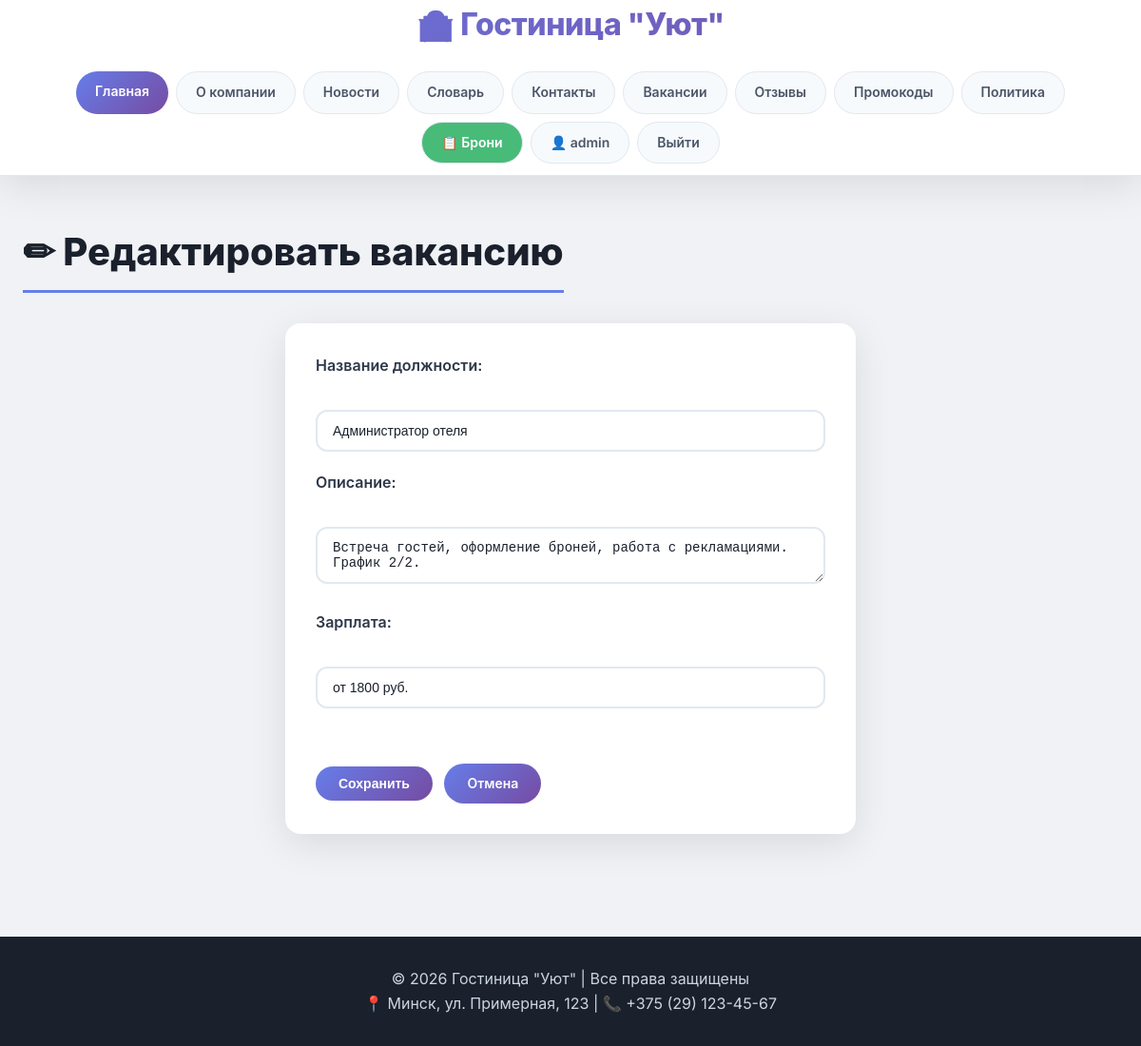
/vacancies/update/1/ (signed in), run on the app's committed database.
### hotel/models.py (models this page shows, shortened)
class Vacancy(models.Model):
    title = models.CharField(max_length=100)
    description = models.TextField()
    salary = models.CharField(max_length=100)
    created_at = models.DateTimeField(auto_now_add=True)
    class Meta:
        verbose_name = 'Вакансия'
        verbose_name_plural = 'Вакансии'

### hotel/views.py (the view, shortened to what this page needs)
# urls.py: path('vacancies/update/<int:vacancy_id>/', views.vacancy_update, name='vacancy_update'),
@login_required
@user_passes_test(is_admin_only)
def vacancy_update(request, vacancy_id):
    vacancy = get_object_or_404(Vacancy, id=vacancy_id)
    return render(request, 'hotel/vacancy_form.html', {'vacancy': vacancy})

### hotel/views.py (called while the page is built)
def is_admin_only(user):
    return user.is_superuser

### hotel/templates/hotel/vacancy_form.html (shortened to what this page needs)
{% extends 'hotel/base.html' %}
{% block content %}
<h2>{% if vacancy %}✏ Редактировать вакансию{% else %}➕ Добавить вакансию{% endif %}</h2>
<form method="post">
    <div>
        <label>Название должности:</label><br>
        <input type="text" name="title" value="{{ vacancy.title|default:'' }}" required>
    </div>
    <div>
        <label>Описание:</label><br>
        <textarea name="description" required>{{ vacancy.description|default:'' }}</textarea>
    </div>
    <div>
        <label>Зарплата:</label><br>
        <input type="text" name="salary" value="{{ vacancy.salary|default:'' }}" required>
    </div>
    <br>
    <button type="submit" class="btn">Сохранить</button>
    <a href="/vacancies/" class="btn">Отмена</a>
</form>
{% endblock %}

### hotel/templates/hotel/base.html (shortened to what this page needs)
{% load static %}
<!DOCTYPE html>
<html lang="ru">
<head>
    <link rel="stylesheet" href="{% static 'hotel/css/style.css' %}?v=4">
</head>
<body>
    <header>
        <div class="container">
            <h1>🏨 Гостиница "Уют"</h1>
            <nav>
                <a href="/" {% if request.path == '/' %}style="background: linear-gradient(135deg, #667eea 0%, #764ba2 100%); color: white;"{% endif %}>Главная</a>
                <a href="/about/" {% if request.path == '/about/' %}style="background: linear-gradient(135deg, #667eea 0%, #764ba2 100%); color: white;"{% endif %}>О компании</a>
                <a href="/news/" {% if '/news/' in request.path and not request.path == '/' %}style="background: linear-gradient(135deg, #667eea 0%, #764ba2 100%); color: white;"{% endif %}>Новости</a>
                <a href="/glossary/" {% if request.path == '/glossary/' %}style="background: linear-gradient(135deg, #667eea 0%, #764ba2 100%); color: white;"{% endif %}>Словарь</a>
                <a href="/contacts/" {% if request.path == '/contacts/' %}style="background: linear-gradient(135deg, #667eea 0%, #764ba2 100%); color: white;"{% endif %}>Контакты</a>
                <a href="/vacancies/" {% if request.path == '/vacancies/' %}style="background: linear-gradient(135deg, #667eea 0%, #764ba2 100%); color: white;"{% endif %}>Вакансии</a>
                <a href="/reviews/" {% if request.path == '/reviews/' %}style="background: linear-gradient(135deg, #667eea 0%, #764ba2 100%); color: white;"{% endif %}>Отзывы</a>
                <a href="/promocodes/" {% if request.path == '/promocodes/' %}style="background: linear-gradient(135deg, #667eea 0%, #764ba2 100%); color: white;"{% endif %}>Промокоды</a>
                <a href="/privacy/" {% if request.path == '/privacy/' %}style="background: linear-gradient(135deg, #667eea 0%, #764ba2 100%); color: white;"{% endif %}>Политика</a>
                {% if user.is_authenticated %}
                    <a href="/all-bookings/" {% if '/all-bookings/' in request.path %}style="background: #48bb78; color: white;"{% else %}style="background:#48bb78; color:white;"{% endif %}>📋 Брони</a>
                    <a href="/profile/" {% if request.path == '/profile/' %}style="background: linear-gradient(135deg, #667eea 0%, #764ba2 100%); color: white;"{% endif %}>👤 {{ user.username }}</a>
                    <a href="/logout/">Выйти</a>
                {% endif %}
            </nav>
        </div>
    </header>
    <main>
        <div class="container">
            {% block content %}{% endblock %}
        </div>
    </main>
    <footer>
        <div class="container">
            <p>© 2026 Гостиница "Уют" | Все права защищены</p>
            <p>📍 Минск, ул. Примерная, 123 | 📞 +375 (29) 123-45-67</p>
        </div>
    </footer>
</body>
</html>

### hotel/static/hotel/css/style.css (style rules this page uses)
:root { --primary: #667eea; --primary-dark: #5a67d8; --secondary: #f56565; --dark: #2d3748; --light: #f7fafc; --gray: #718096; --success: #48bb78; --warning: #ed8936; --gradient: linear-gradient(135deg, #667eea 0%, #764ba2 100%); --shadow: 0 10px 40px rgba(0,0,0,0.1); --shadow-hover: 0 20px 60px rgba(0,0,0,0.15); --border-radius: 16px; --transition: all 0.3s ease; }
* { margin: 0; padding: 0; box-sizing: border-box; }
body { font-family: 'Inter', -apple-system, BlinkMacSystemFont, 'Segoe UI', Roboto, sans-serif; background: #f0f2f5; color: #1a202c; line-height: 1.6; min-height: 100vh; }
.container { max-width: 1280px; margin: 0 auto; padding: 0 24px; position: relative; z-index: 1; }
header { background: white; box-shadow: var(--shadow); position: sticky; top: 0; z-index: 1000; border-bottom: 1px solid #e2e8f0; }
header h1 { font-size: 2rem; font-weight: 800; background: var(--gradient); -webkit-background-clip: text; -webkit-text-fill-color: transparent; background-clip: text; margin-bottom: 12px; letter-spacing: -0.5px; text-align: center; }
nav { display: flex; flex-wrap: wrap; justify-content: center; gap: 8px; padding: 12px 0; }
nav a { color: #4a5568; text-decoration: none; padding: 10px 20px; font-weight: 600; border-radius: 40px; transition: var(--transition); font-size: 14px; white-space: nowrap; background: #f7fafc; border: 1px solid #e2e8f0; }
nav a:first-child { background: var(--gradient); color: white; border: none; }
.btn { display: inline-block; background: var(--gradient); color: white !important; padding: 10px 24px; text-decoration: none; border-radius: 40px; margin-top: 12px; margin-right: 8px; transition: var(--transition); border: none; cursor: pointer; font-weight: 600; font-size: 14px; }
form { background: white; padding: 32px; border-radius: var(--border-radius); box-shadow: var(--shadow); max-width: 600px; margin: 0 auto; }
form div { margin-bottom: 20px; }
form label { font-weight: 600; display: block; margin-bottom: 8px; color: #2d3748; }
form input, form select, form textarea { width: 100%; padding: 12px 16px; border: 2px solid #e2e8f0; border-radius: 12px; font-size: 14px; transition: var(--transition); background: white; color: #1a202c; }
footer { background: #1a202c; color: #cbd5e0; text-align: center; padding: 32px 0; margin-top: 60px; }
footer p { color: #cbd5e0; }
main { padding: 48px 0; }
main h2 { font-size: 2.5rem; font-weight: 800; margin-bottom: 32px; color: #1a202c; border-bottom: 3px solid var(--primary); display: inline-block; padding-bottom: 8px; }

### data on the page
Vacancy: title "Администратор отеля", description "Встреча гостей, оформление броней, работа с рекламациями. График 2/2.", salary "от 1800 руб."

### other printed values
{{ user.username }} "admin"
